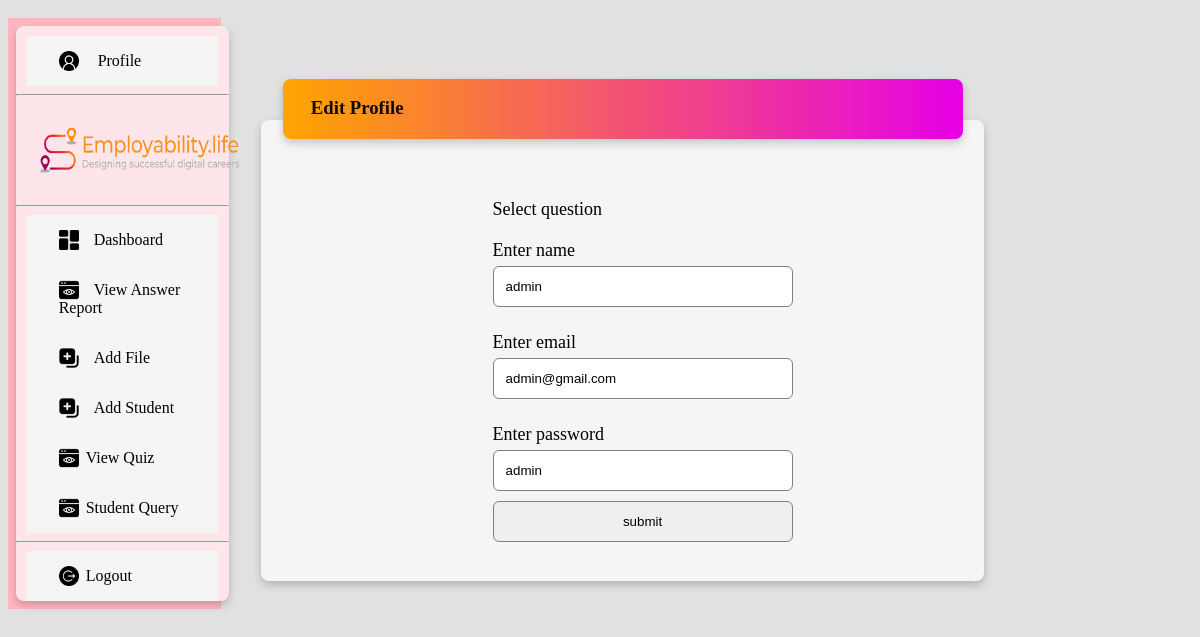
Page /adminprofile/ (signed in) on the earlier database version.
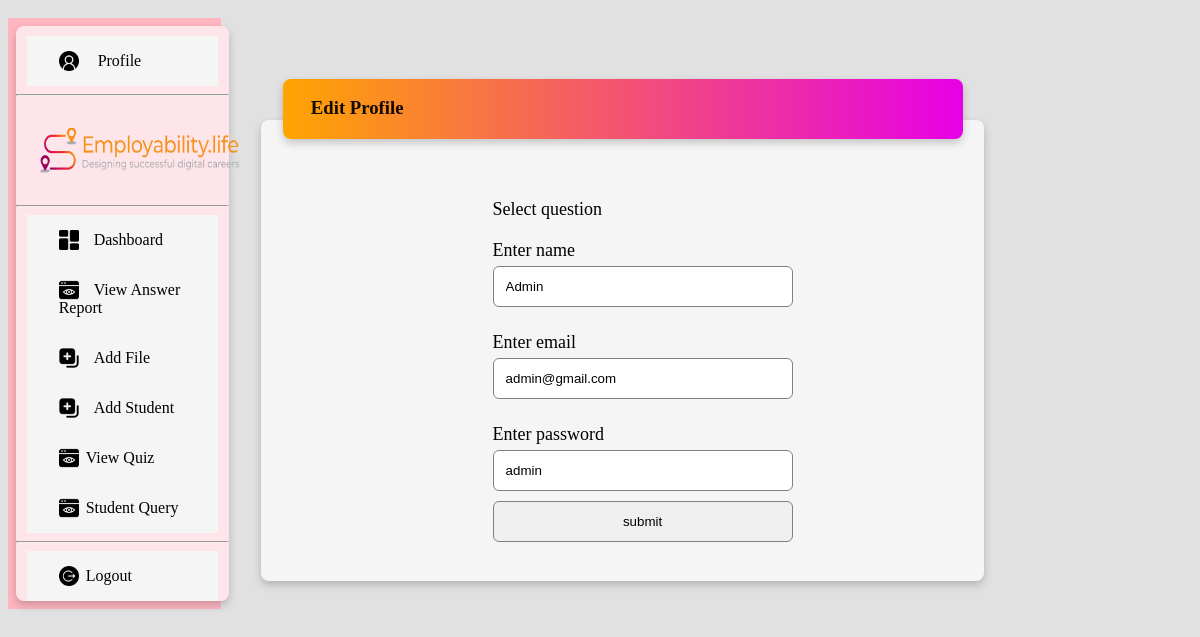
Same page on the later database version.
### quiz/models.py (models this page shows, shortened)
class AdminForm(models.Model):
    name = models.CharField(max_length=100)
    email = models.EmailField()
    password = models.CharField(max_length=20)

### quiz/views.py (the view, shortened to what this page needs)
# urls.py: path('adminprofile/', profile, name='adprofile'),
def profile(request):
    if 'email' in request.session:
        n = AdminForm.objects.get(email=request.session['email'])
        return render(request, 'adminprofile.html', {'n': n})
    return redirect('sign1')

### quiz/templates/adminprofile.html (shortened to what this page needs)
{% extends 'admin_base.html' %}
{% load static %}
{% block content %}
<div class="viewtabledrd">
    <div class="viewtabledrd">
        <div class="card createtest">
            <div class="card questionadd">
                <h3 class="questionaddtitle" style="font-weight: bold;">&nbsp &nbsp &nbsp Edit Profile</h3>
            </div>
            <div class="questionaddform">
                <form method="post">
                    <label>Select question</label>
                    <label>Enter name</label>
                    <input type="text" placeholder="Enter name" class="questiontitle" id="questiontitle" name="name"
                        value="{{n.name}}" required>
                    <label>Enter email</label>
                    <input type="email" placeholder="Enter email" class="questiontitle" id="questiontitle" name="email"
                        value="{{n.email}}" required>
                    <label>Enter password</label>
                    <input type="text" placeholder="Enter password" class="questiontitle" id="questiontitle"
                        name="passowrd" value="{{n.password}}" required>
                    <br>
                    <input type="submit" value="submit" />
                </form>
            </div>
        </div>
    </div>
    {% endblock %}

Differences in the rows shown:
changed AdminForm "admin@gmail.com": name "admin" → "Admin"
